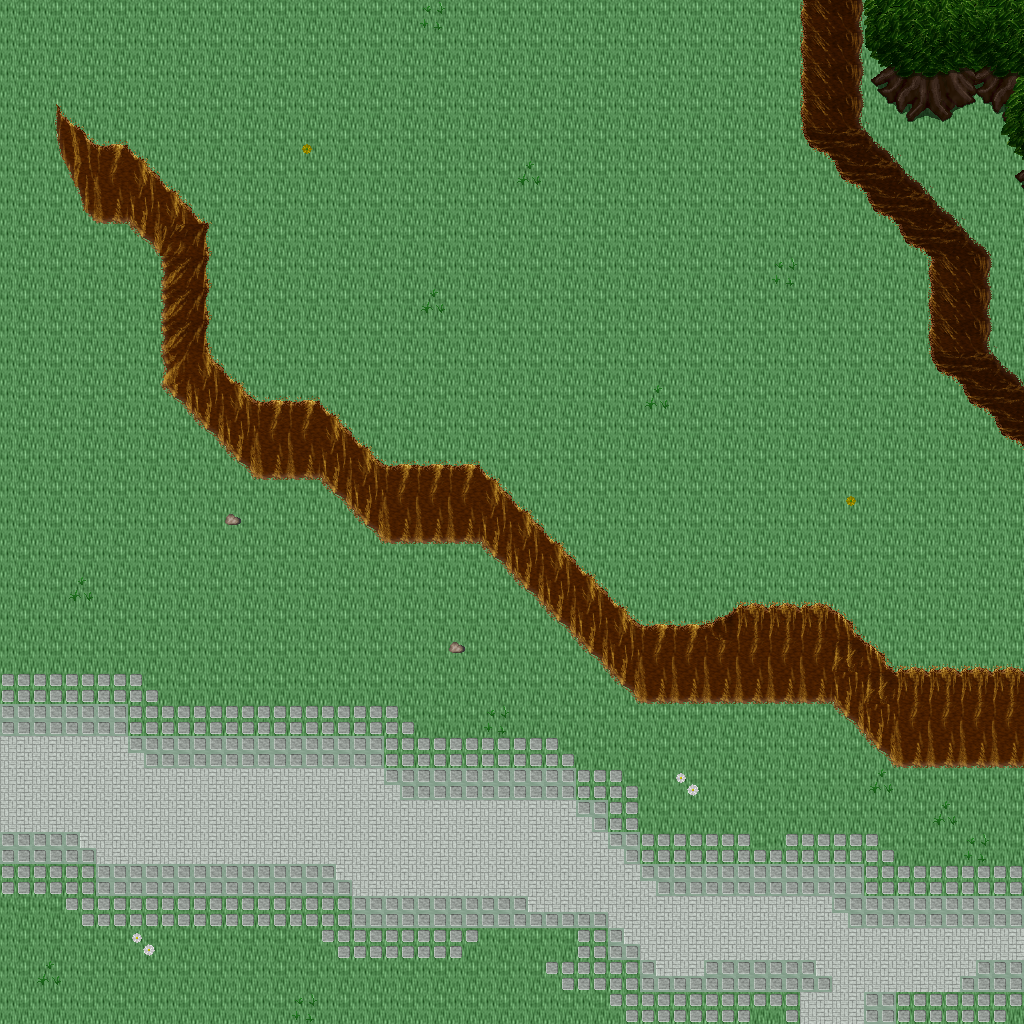

Below is a game level as drawn by its tile map, then a one-line description and the .tmx that defines it (tile-layer data replaced by summaries):
An orthogonal 32x32 tile map with 32x32 px tiles, 5 tile layers (Ground, Objects, Objects2, Above, ...), 1 hidden layer not drawn, 45 tilesets.

<map version="1.10" tiledversion="1.11.0" orientation="orthogonal" renderorder="right-down" width="32" height="32" tilewidth="32" tileheight="32" infinite="0" nextlayerid="11" nextobjectid="1">
 <tileset firstgid="1" name="ground_ground" tilewidth="32" tileheight="32" tilecount="33" columns="3">
  <image source="../drawable/ground_ground.png" width="96" height="352" />
 </tileset>
 <tileset firstgid="34" name="building_castle" tilewidth="32" tileheight="32" tilecount="320" columns="20">
  <image source="../drawable/building_castle.png" width="640" height="512" />
 </tileset>
 <tileset firstgid="354" name="ground_water_pool" tilewidth="32" tileheight="32" tilecount="72" columns="3">
  <image source="../drawable/ground_water_pool.png" width="96" height="768" />
 </tileset>
 <tileset firstgid="426" name="ground_ridge_earth_dark" tilewidth="32" tileheight="32" tilecount="96" columns="12">
  <image source="../drawable/ground_ridge_earth_dark.png" width="384" height="256" />
 </tileset>
 <tileset firstgid="522" name="ground_grass_edges" tilewidth="32" tileheight="32" tilecount="36" columns="12">
  <image source="../drawable/ground_grass_edges.png" width="384" height="96" />
 </tileset>
 <tileset firstgid="558" name="ground_earth_edges" tilewidth="32" tileheight="32" tilecount="18" columns="6">
  <image source="../drawable/ground_earth_edges.png" width="192" height="96" />
 </tileset>
 <tileset firstgid="576" name="ground_grass_corners" tilewidth="32" tileheight="32" tilecount="24" columns="6">
  <image source="../drawable/ground_grass_corners.png" width="192" height="128" />
 </tileset>
 <tileset firstgid="600" name="plant_stump_stump_green" tilewidth="32" tileheight="32" tilecount="4" columns="2">
  <image source="../drawable/plant_stump_stump_green.png" width="64" height="64" />
 </tileset>
 <tileset firstgid="604" name="item_pot_barrel" tilewidth="32" tileheight="32" tilecount="2" columns="1">
  <image source="../drawable/item_pot_barrel.png" width="32" height="64" />
 </tileset>
 <tileset firstgid="606" name="ground_rock_rocks_2" tilewidth="32" tileheight="32" tilecount="4" columns="2">
  <image source="../drawable/ground_rock_rocks_2.png" width="64" height="64" />
 </tileset>
 <tileset firstgid="610" name="ground_ladder_horizontal_dark" tilewidth="32" tileheight="32" tilecount="3" columns="1">
  <image source="../drawable/ground_ladder_horizontal_dark.png" width="32" height="96" />
 </tileset>
 <tileset firstgid="613" name="plant_grasses" tilewidth="32" tileheight="32" tilecount="6" columns="3">
  <image source="../drawable/plant_grasses.png" width="96" height="64" />
 </tileset>
 <tileset firstgid="619" name="plant_tree_tree_green" tilewidth="32" tileheight="32" tilecount="88" columns="8">
  <image source="../drawable/plant_tree_tree_green.png" width="256" height="352" />
 </tileset>
 <tileset firstgid="707" name="ground_water_waterfall" tilewidth="32" tileheight="32" tilecount="120" columns="8">
  <image source="../drawable/ground_water_waterfall.png" width="256" height="480" />
 </tileset>
 <tileset firstgid="827" name="plant_flower_daisy_white" tilewidth="32" tileheight="32" tilecount="8" columns="2">
  <image source="../drawable/plant_flower_daisy_white.png" width="64" height="128" />
 </tileset>
 <tileset firstgid="835" name="plant_flower_daisy_red" tilewidth="32" tileheight="32" tilecount="8" columns="2">
  <image source="../drawable/plant_flower_daisy_red.png" width="64" height="128" />
 </tileset>
 <tileset firstgid="843" name="ground_rock_pebbles" tilewidth="32" tileheight="32" tilecount="3" columns="1">
  <image source="../drawable/ground_rock_pebbles.png" width="32" height="96" />
 </tileset>
 <tileset firstgid="846" name="plant_flower_daisy_yellow" tilewidth="32" tileheight="32" tilecount="8" columns="2">
  <image source="../drawable/plant_flower_daisy_yellow.png" width="64" height="128" />
 </tileset>
 <tileset firstgid="854" name="building_decoration_longhorn_skull" tilewidth="32" tileheight="32" tilecount="6" columns="3">
  <image source="../drawable/building_decoration_longhorn_skull.png" width="96" height="64" />
 </tileset>
 <tileset firstgid="860" name="furniture_light_flames" tilewidth="32" tileheight="32" tilecount="6" columns="6">
  <image source="../drawable/furniture_light_flames.png" width="192" height="32" />
 </tileset>
 <tileset firstgid="866" name="plant_stump_stump_brown" tilewidth="32" tileheight="32" tilecount="4" columns="2">
  <image source="../drawable/plant_stump_stump_brown.png" width="64" height="64" />
 </tileset>
 <tileset firstgid="870" name="building_decoration_rocks_2" tilewidth="32" tileheight="32" tilecount="2" columns="1">
  <image source="../drawable/building_decoration_rocks_2.png" width="32" height="64" />
 </tileset>
 <tileset firstgid="872" name="plant_flower_daisy_blue" tilewidth="32" tileheight="32" tilecount="8" columns="2">
  <image source="../drawable/plant_flower_daisy_blue.png" width="64" height="128" />
 </tileset>
 <tileset firstgid="880" name="building_fence_fence_chunky" tilewidth="32" tileheight="32" tilecount="21" columns="3">
  <image source="../drawable/building_fence_fence_chunky.png" width="96" height="224" />
 </tileset>
 <tileset firstgid="901" name="ground_water_water_bubbles" tilewidth="32" tileheight="32" tilecount="32" columns="8">
  <image source="../drawable/ground_water_water_bubbles.png" width="256" height="128" />
 </tileset>
 <tileset firstgid="933" name="item_statue_grey_stone" tilewidth="32" tileheight="32" tilecount="4" columns="2">
  <image source="../drawable/item_statue_grey_stone.png" width="64" height="64" />
 </tileset>
 <tileset firstgid="937" name="plant_tree_tree_darkgreen" tilewidth="32" tileheight="32" tilecount="88" columns="8">
  <image source="../drawable/plant_tree_tree_darkgreen.png" width="256" height="352" />
 </tileset>
 <tileset firstgid="1025" name="logic_creature_animal" tilewidth="32" tileheight="32" tilecount="32" columns="8">
  <image source="../drawable/logic_creature_animal.png" width="256" height="128" />
 </tileset>
 <tileset firstgid="1057" name="logic_creature_rodent" tilewidth="32" tileheight="32" tilecount="8" columns="8">
  <image source="../drawable/logic_creature_rodent.png" width="256" height="32" />
 </tileset>
 <tileset firstgid="1065" name="logic_portal" tilewidth="32" tileheight="32" tilecount="24" columns="8">
  <image source="../drawable/logic_portal.png" width="256" height="96" />
 </tileset>
 <tileset firstgid="1089" name="logic_item_mushroom" tilewidth="32" tileheight="32" tilecount="6" columns="6">
  <image source="../drawable/logic_item_mushroom.png" width="192" height="32" />
 </tileset>
 <tileset firstgid="1095" name="logic_collision" tilewidth="32" tileheight="32" tilecount="1" columns="1">
  <image source="../drawable/logic_collision.png" width="32" height="32" />
 </tileset>
 <tileset firstgid="1096" name="logic_creature_human_little" tilewidth="32" tileheight="32" tilecount="2" columns="2">
  <image source="../drawable/logic_creature_human_little.png" width="64" height="32" />
 </tileset>
 <tileset firstgid="1098" name="logic_creature_fairy" tilewidth="32" tileheight="32" tilecount="4" columns="4">
  <image source="../drawable/logic_creature_fairy.png" width="128" height="32" />
 </tileset>
 <tileset firstgid="1102" name="logic_item_herb" tilewidth="32" tileheight="32" tilecount="5" columns="5">
  <image source="../drawable/logic_item_herb.png" width="160" height="32" />
 </tileset>
 <tileset firstgid="1107" name="object_suspension_bridge" tilewidth="32" tileheight="32" tilecount="24" columns="3">
  <image source="../drawable/object_suspension_bridge.png" width="96" height="256" />
 </tileset>
 <tileset firstgid="1131" name="logic_creature_farm_animal" tilewidth="32" tileheight="32" tilecount="16" columns="8">
  <image source="../drawable/logic_creature_farm_animal.png" width="256" height="64" />
 </tileset>
 <tileset firstgid="1147" name="ground_green_paving" tilewidth="32" tileheight="32" tilecount="18" columns="3">
  <image source="../drawable/ground_green_paving.png" width="96" height="192" />
 </tileset>
 <tileset firstgid="1165" name="logic_protection" tilewidth="32" tileheight="32" tilecount="2" columns="2">
  <image source="../drawable/logic_protection.png" width="64" height="32" />
 </tileset>
 <tileset firstgid="1167" name="light_light_5x5" tilewidth="32" tileheight="32" tilecount="25" columns="5">
  <image source="../drawable/light_light_5x5.png" width="160" height="160" />
 </tileset>
 <tileset firstgid="1192" name="light_door_light" tilewidth="32" tileheight="32" tilecount="12" columns="3">
  <image source="../drawable/light_door_light.png" width="96" height="128" />
 </tileset>
 <tileset firstgid="1204" name="building_huts" tilewidth="32" tileheight="32" tilecount="338" columns="26">
  <image source="../drawable/building_huts.png" width="832" height="416" />
 </tileset>
 <tileset firstgid="1542" name="building_chimney_smoke" tilewidth="32" tileheight="32" tilecount="40" columns="4">
  <image source="../drawable/building_chimney_smoke.png" width="128" height="320" />
 </tileset>
 <tileset firstgid="1582" name="plant_tree_chestnut_tree" tilewidth="32" tileheight="32" tilecount="20" columns="4">
  <image source="../drawable/plant_tree_chestnut_tree.png" width="128" height="160" />
 </tileset>
 <tileset firstgid="1602" name="logic_creature_troll" tilewidth="32" tileheight="32" tilecount="4" columns="4">
  <image source="../drawable/logic_creature_troll.png" width="128" height="32" />
 </tileset>
 <layer id="1" name="Ground" width="32" height="32">
  <data>[1024 cells, 1024 non-empty, 2 distinct tile ids]</data>
 </layer>
 <layer id="2" name="Objects" width="32" height="32">
  <data>[1024 cells, 371 non-empty, 37 distinct tile ids]</data>
 </layer>
 <layer id="3" name="Objects2" width="32" height="32">
  <data>[1024 cells, 36 non-empty, 15 distinct tile ids]</data>
 </layer>
 <layer id="4" name="Above" width="32" height="32">
  <data>[1024 cells, 16 non-empty, 14 distinct tile ids]</data>
 </layer>
 <layer id="5" name="Above2" width="32" height="32">
  <data>[1024 cells, 0 non-empty, 0 distinct tile ids]</data>
 </layer>
 <layer id="6" name="Walkable" width="32" height="32" visible="0">
  <data>[1024 cells, 153 non-empty, 1 distinct tile ids]</data>
 </layer>
 <objectgroup id="7" name="Mapevents" />
 <objectgroup id="8" name="Spawn" />
 <objectgroup id="9" name="Keys" />
 <objectgroup id="10" name="Replace" />
</map>
